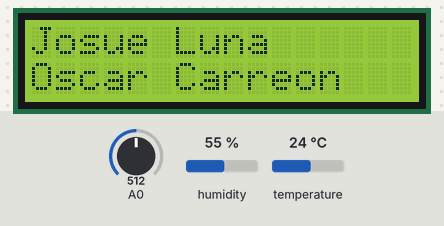
The sketch below on a simulated Arduino Mega 2560, built with avr-gcc and run on an emulated ATmega2560. Parts: 16×2 character LCD. The inputs (shaded band) are chosen by the test bench; at power-on: A0 = 512, humidity 55 %, temperature 24 °C.

Above: at 3.2 s.
3.3 s: A0 set to 716
At 4.5 s:
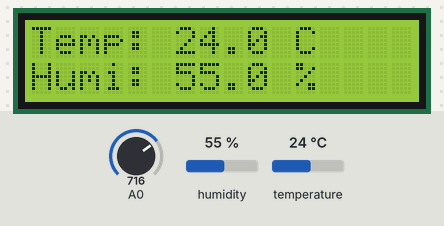
4.8 s: A0 set to 306
At 5.3 s:
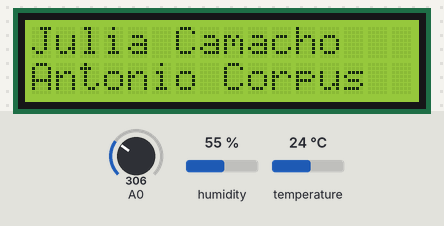
6.4 s: A0 set to 122
At 7.1 s:
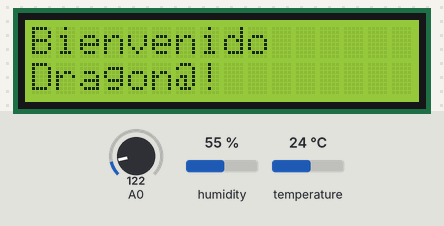
8.1 s: A0 set to 0
At 8.7 s:
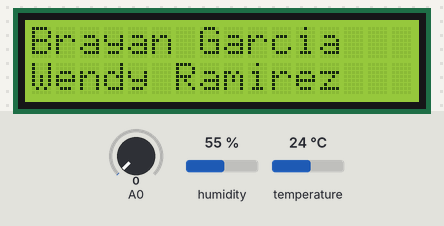
9.7 s: A0 set to 511
At 10.4 s:
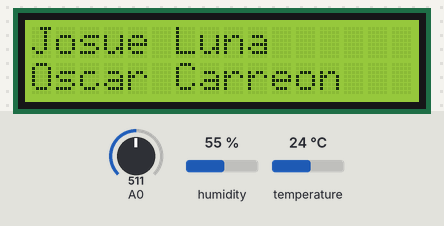
Timing chart, 0 to 12.3 s (numbered marks = the images above; inputs shaded):
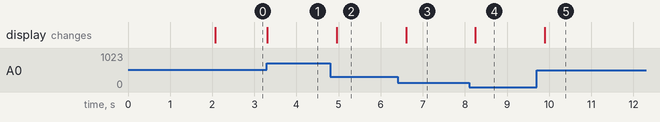

The sketch:

codigo.ino
```cpp
#include <DHT.h>
#include <LiquidCrystal.h>

// Configuración del DHT
#define DHTPIN 53       // Pin digital conectado al sensor
#define DHTTYPE DHT22   // Tipo de sensor DHT22
DHT dht(DHTPIN, DHTTYPE);

// Configuración del LCD
LiquidCrystal lcd(8, 9, 4, 5, 6, 7);

// Definimos los valores del botón según el ADC
#define SELECT_BUTTON 720  // Valor aproximado del botón Select
#define LEFT_BUTTON 480  // Valor aproximado del botón Left
#define RIGHT_BUTTON 5  // Valor aproximado del botón Left
#define DOWN_BUTTON 320 // Valor aproximado del botón Left
#define UP_BUTTON 140 // Valor aproximado del botón Left
#define TOLERANCE 50     // Tolerancia para lectura analógica

void setup() {
  // Iniciamos el sensor DHT
  dht.begin();

  // Iniciamos el LCD
  lcd.begin(16, 2);
  lcd.clear();
  lcd.setCursor(0, 0);
  lcd.print("Inicializando...");
  delay(2000);
}

void loop() {
  // Leer el estado de los botones
  int buttonValue = analogRead(A0);

  // Comprobar si se presionó el botón Select
  if (isButtonPressed(buttonValue, SELECT_BUTTON)) {
    mostrarTemperatura();
  }
  // Comprobar si se presionó el botón Left
  else if (isButtonPressed(buttonValue, LEFT_BUTTON)) {
    E1();
  }

  else if (isButtonPressed(buttonValue, RIGHT_BUTTON)) {
    E2();
  }

  else if (isButtonPressed(buttonValue, UP_BUTTON)) {
    BD();
  }

  else if (isButtonPressed(buttonValue, DOWN_BUTTON)) {
    E3();
  }

  delay(200); // Pequeño retardo para evitar lecturas inestables
}

// Función para mostrar la temperatura en el LCD
void mostrarTemperatura() {
  float t = dht.readTemperature(); // Leer temperatura
  float h = dht.readHumidity();    // Leer humedad

  // Validar las lecturas
  if (isnan(t) || isnan(h)) {
    lcd.clear();
    lcd.setCursor(0, 0);
    lcd.print("Error sensor");
    return;
  }

  // Mostrar la temperatura y humedad
  lcd.clear();
  lcd.setCursor(0, 0);
  lcd.print("Temp: ");
  lcd.print(t, 1); // Mostrar temperatura con 1 decimal
  lcd.print(" C");

  lcd.setCursor(0, 1);
  lcd.print("Humi: ");
  lcd.print(h, 1); // Mostrar humedad con 1 decimal
  lcd.print(" %");
}

// Función para mostrar un texto de ejemplo en el LCD
void E1() {
  lcd.clear();
  lcd.setCursor(0, 0);
  lcd.print("Josue Luna");
  lcd.setCursor(0, 1);
  lcd.print("Oscar Carreon");
}

void BD() {
  lcd.clear();
  lcd.setCursor(0, 0);
  lcd.print("Bienvenido");
  lcd.setCursor(0, 1);
  lcd.print("Dragon@!");
}

void E2() {
  lcd.clear();
  lcd.setCursor(0, 0);
  lcd.print("Brayan Garcia");
  lcd.setCursor(0, 1);
  lcd.print("Wendy Ramirez");
}

void E3() {
  lcd.clear();
  lcd.setCursor(0, 0);
  lcd.print("Julia Camacho");
  lcd.setCursor(0, 1);
  lcd.print("Antonio Corpus");
}

// Función para determinar si un botón fue presionado
bool isButtonPressed(int value, int target) {
  return value >= target - TOLERANCE && value <= target + TOLERANCE;
}
```

Measured:
- after the input at 3.3 s, the display: changes at once (image 1)
- after the input at 4.8 s, the display: changes after 0.16 s (image 2)
- after the input at 6.4 s, the display: changes after 0.21 s (image 3)
- after the input at 8.1 s, the display: changes after 0.15 s (image 4)
- after the input at 9.7 s, the display: changes after 0.20 s (image 5)
